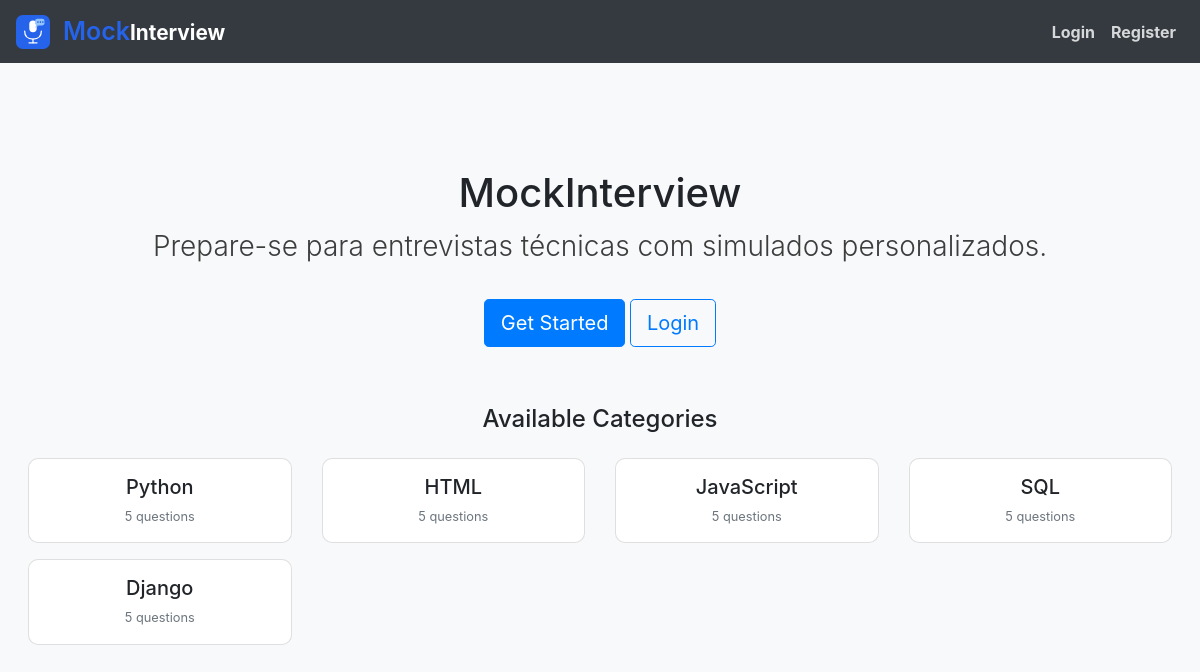
The page / on the database its author committed.
### interviews/models.py (models this page shows, shortened)
class Category(models.Model):
    name = models.CharField(max_length=64)
    icon = models.CharField(max_length=64, blank=True)

### interviews/views.py (the view)
# urls.py: path('', views.index, name='index'),
def index(request):
    return render(request, 'interviews/index.html', {
        'categories': Category.objects.all()
    })

### interviews/templates/interviews/index.html (shortened to what this page needs)
{% extends "interviews/layout.html" %}
{% load static %}
{% block body %}
<div class="text-center mt-5">
    <h1>MockInterview</h1>
    <p class="lead" style="font-size: 28px;color: rgb(61, 61, 61);">Prepare-se para entrevistas técnicas com simulados personalizados.</p>
    {% if user.is_authenticated %}
        <a href="{% url 'interviews:new_exam' %}" class="btn btn-primary btn-lg mt-3">Start New Exam</a>
        <a href="{% url 'interviews:history' %}" class="btn btn-outline-secondary btn-lg mt-3">My History</a>
    {% else %}
        <a href="{% url 'interviews:register' %}" class="btn btn-primary btn-lg mt-3">Get Started</a>
        <a href="{% url 'interviews:login' %}" class="btn btn-outline-primary btn-lg mt-3">Login</a>
    {% endif %}
</div>
<div class="row mt-5">
    <div class="col-12" style="text-align: center; margin-top: 10px;">
        <h4>Available Categories</h4>
    </div>
    {% for category in categories %}
    <div class="col-md-3 mt-3">
        <div class="card text-center p-3">
            <h5>{{ category.name }}</h5>
            <small class="text-muted">{{ category.questions.count }} questions</small>
        </div>
    </div>
    {% endfor %}
</div>
{% endblock %}

### interviews/static/interviews/styles.css (style rules this page uses)
body { background-color: #f8f9fa; }
.card { border-radius: 10px; }

### rows shown on the page
Category: name "Python", questions.count "5"
Category: name "HTML", questions.count "5"
Category: name "JavaScript", questions.count "5"
Category: name "SQL", questions.count "5"
Category: name "Django", questions.count "5"
